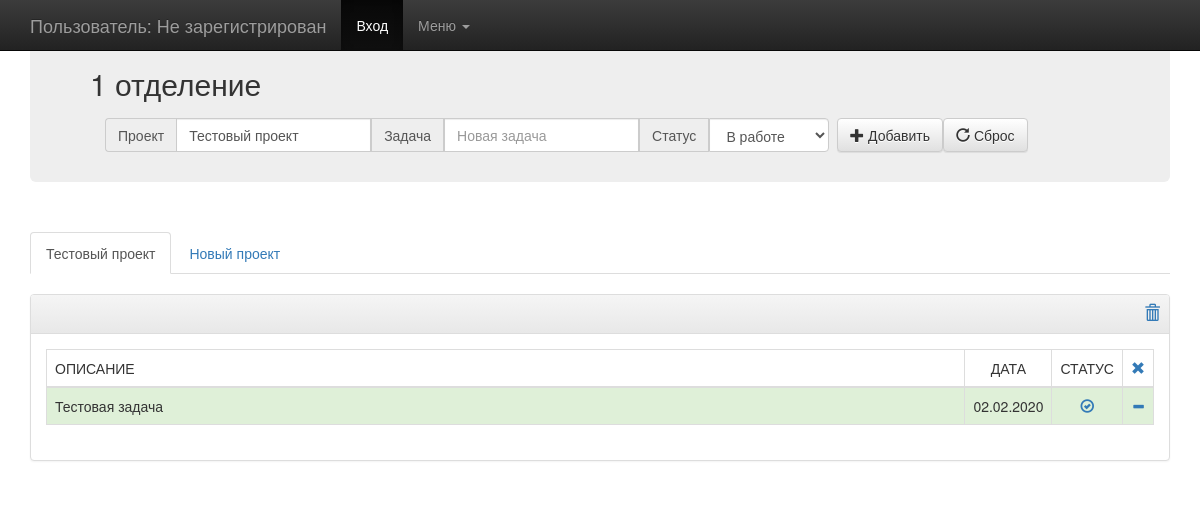
Before: / with the older database file.
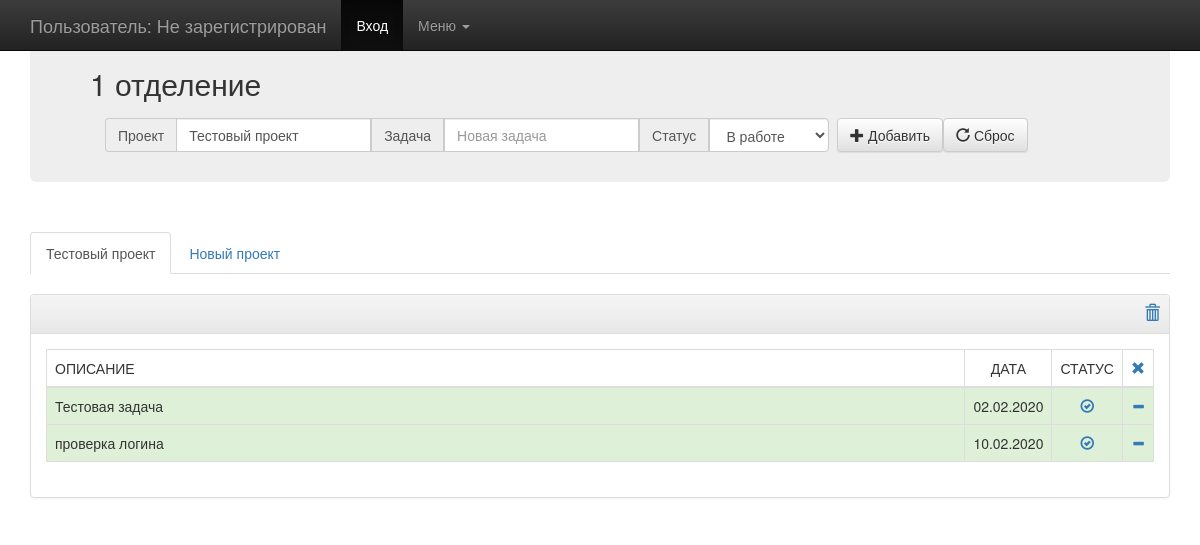
After: the same page with the newer database file.
### tables this page shows
CREATE TABLE project (
    id      integer primary key autoincrement not null,
    name    text not NULL,
    active  integer
);

CREATE TABLE task (
    id      integer primary key autoincrement not null,
    project integer not null references project(id),
    name    text not NULL,
    date    text,
    status  integer default 0
);

### app.py (the view)
@app.route('/')
def index():
    active = None
    projects = db.get_projects()
    tasks = db.get_tasks()
    if projects:
        for project in projects:
            if project.active:
                active = project.project_id
        if not active:
            active = projects[0].project_id
            db.update_active_project(projects[0].project_id, 1)
    else:
        projects = None
    try:
        user = current_user.username
    except AttributeError:
        user = "Не зарегистрирован"
    if projects:
        return render_template('index.html', tasks=tasks, projects=projects,
                               active=active, user=user)
    return render_template('index.html', tasks=tasks, active=active,
                           user=user)

### db_utils.py (called while the page is built)
    def get_projects(self):
        projects = []
        for row in self.conn.execute("select * from project"):
            projects.append(self.Project(project_id=row[0], name=row[1],
                                    active=row[2]))
        return projects

    def get_tasks(self):
        tasks = []
        for row in self.conn.execute("select * from task"):
            tasks.append(self.Task(task_id=row[0], project=row[1], name=row[2],
                              date=row[3], status=row[4]))
        return tasks

### templates/index.html (shortened to what this page needs)
<!doctype html>
<html lang="en">
<head>
    <link rel="stylesheet" href="{{ url_for('static', filename='css/bootstrap.min.css') }}">
    <link rel="stylesheet" href="{{ url_for('static', filename='css/bootstrap-theme.min.css') }}">
    <link href="{{ url_for('static', filename='css/ie10-viewport-bug-workaround.css') }}" rel="stylesheet">
    <link href="{{ url_for('static', filename='css/navbar-fixed-top.css') }}" rel="stylesheet">
</head>
<body>
    <nav class="navbar navbar-inverse navbar-fixed-top">
        <div class="container">
            <div class="navbar-header">
                <a class="navbar-brand" href="#">Пользователь: {{ user }}</a>
            </div>
            <div id="navbar" class="navbar-collapse collapse">
                <ul class="nav navbar-nav">
                    <li class="active"><a href="/login">Вход</a></li>
                    <li class="dropdown">
                        <a href="#" class="dropdown-toggle" data-toggle="dropdown" role="button" aria-haspopup="true"
                           aria-expanded="false">Меню <span class="caret"></span></a>
                    </li>
                </ul>
            </div>
        </div>
    </nav>
    <div class="container">
        <div class="jumbotron">
            <h2>1 отделение</h2>
            <form class="navbar-form navbar-left" role="search" action="/add" method="POST">
                <div class="form-group">
                    <div class="input-group">
                        <span class="input-group-addon container-fluid">Проект</span>
                        <input type="text" name="project" class="form-control" {% for project in projects %}{% if project.project_id == active %}value="{{ project.name }}"{% endif %}{% endfor %} placeholder="Название проекта">
                        <span class="input-group-addon container-fluid">Задача</span>
                        <input type="text" name="task" class="form-control" placeholder="Новая задача" required>
                        <span class="input-group-addon container-fluid">Статус</span>
                        <select id="status" name="status" class="form-control">
                            <option value=1 selected>В работе</option>
                        </select>
                    </div>
                    <div class="input-group">
                        <span class="spacer">&nbsp;</span>
                        <button type="submit" class="btn btn-default">
                            <span class="glyphicon glyphicon-plus" aria-hidden="true"></span> Добавить
                        </button>
                        <button type="reset" class="btn btn-default">
                            <span class="glyphicon glyphicon-repeat" aria-hidden="true"></span> Сброс
                        </button>
                    </div>
                </div>
            </form>
        </div>
        {% if tasks %}
        <div class="tasks">
            {% if projects %}
            <span id="taksNav" class="container">
                <ul class="nav nav-tabs">
                    {% for tab in projects %}
                    {% if tab.project_id == active %}
                    <li role="presentation" class="active">
                    {% else %}
                    <li role="presentation">
                    {% endif %}
                        <a href="/project/{{ tab.name }}">{{ tab.name }}</a>
                    </li>
                    {% endfor %}
                </ul>
            </span>
            {% endif %}
            <div id="taskPanel" class="panel panel-default">
                <div class="panel-heading">
                    <h3 class="panel-title">&nbsp;
                        <span class="navbar-right">
                            <a href="/clear/{{ active }}">
                                <span class="glyphicon glyphicon-trash" aria-label="Remove All"></span>
                            </a>
                            <span class="spacer">&nbsp;</span>
                        </span>
                    </h3>
                </div>
                <div class="panel-body">
                    <table class="table table-bordered table-hover">
                        <thead>
                        <tr>
                            <td style="width:100%">ОПИСАНИЕ</td>
                            <td align="center">ДАТА</td>
                            <td>СТАТУС</td>
                            <td align="center">
                                <a href="/remove/{{ active }}">
                                    <span class="glyphicon glyphicon-remove" aria-label="Delete"></span>
                                </a>
                            </td>
                        </tr>
                        </thead>
                        <tbody>
                        {% for task in tasks %}
                        {% if task.project == active %}
                            {% if task.status %}
                        <tr class="success">
                            <td>{{ task.name }}</td>
                            <td align="center">{{ task.date }}</td>
                            {% else %}
                        <tr class="active">
                            <td><strike>{{ task.name }}</strike></td>
                            <td align="center"><strike>{{ task.date }}</strike></td>
                            {% endif %}
                            <td align="center">
                                <a href="/close/{{ task.task_id }}">
                                {% if task.status %}
                                    <span class="glyphicon glyphicon-ok-circle" aria-label="Open"></span>
                                {% else %}
                                    <span class="glyphicon glyphicon-ok-sign" aria-label="Close"></span>
                                {% endif %}
                                </a>
                            </td>
                            <td>
                                <a href="/delete/{{ task.task_id }}">
                                    <span class="glyphicon glyphicon-minus" aria-hidden="true"></span>
                                </a>
                            </td>
                        </tr>
                        {% endif %}
                        {% endfor %}
                        </tbody>
                    </table>
                </div>
            </div>
        </div>
        {% endif %}
    </div>
</body>
</html>

### static/css/navbar-fixed-top.css (style rules this page uses)
body { min-height: 2000px; padding-top: 35px; }
.jumbotron { padding-top: 12px; padding-bottom: 72px; }

Changed rows visible on the page:
added task: name "проверка логина", date "10.02.2020", status 1 (drawn)
